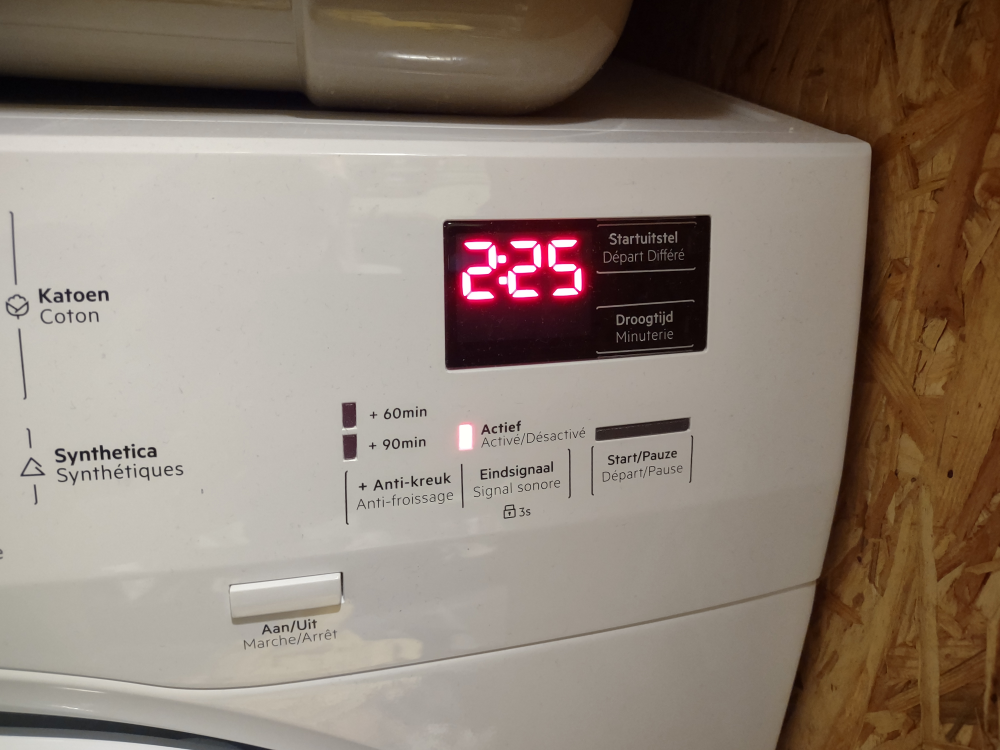
#> input picture other-code/Objectherkenning/images/droogkast.jpg, 4000 x 3000 px (shown at 1/4 size); its folder holds only this picture in this run
$ python -i helperfunctions.py   (imports and definitions only)
#> lines starting #> are read from the running program, lines starting #| are printed output that depends on the picture
import cv2, os, math, numpy as np
from matplotlib import pyplot as plt

def list_images(relativePathDir="images"):
    """
    Lists all files in a directory.
    """
    dir =  os.path.join(os.path.dirname(__file__), relativePathDir)
    return [os.path.join(relativePathDir,f) for f in os.listdir(dir) if os.path.isfile(os.path.join(dir, f))]

def load_image(img: str):
    """
    Loads an image to an OpenCV object.
    """
    return cv2.imread(os.path.join(os.path.dirname(__file__), img))

def load_gray_image(img: str):
    """
    Loads an image to an OpenCV object.
    """
    return cv2.imread(os.path.join(os.path.dirname(__file__), img),cv2.IMREAD_GRAYSCALE)

def show_img(img,title="IMAGE"):
    cv2.imshow(title, resize(img))
    cv2.waitKey(0)
    cv2.destroyAllWindows()

def resize(img: cv2.Mat):
    print(img.shape)
    if img.shape[0] > img.shape[1]:
        return cv2.resize(img,(800,int(img.shape[0]*800/img.shape[1])))
    else:
        return cv2.resize(img,(int(img.shape[1]*800/img.shape[0]),800))

>>> import cv2
>>> picture = cv2.imread('images/droogkast.jpg')
#> picture is the input picture: shape (3000, 4000, 3); mean B, G, R 116, 128.1, 142.2
>>> result = show_img(picture)
#| (3000, 4000, 3)
#> in resize, `return cv2.resize(img,(int(img.shape[1]*800/img.shape[0]),800))`:
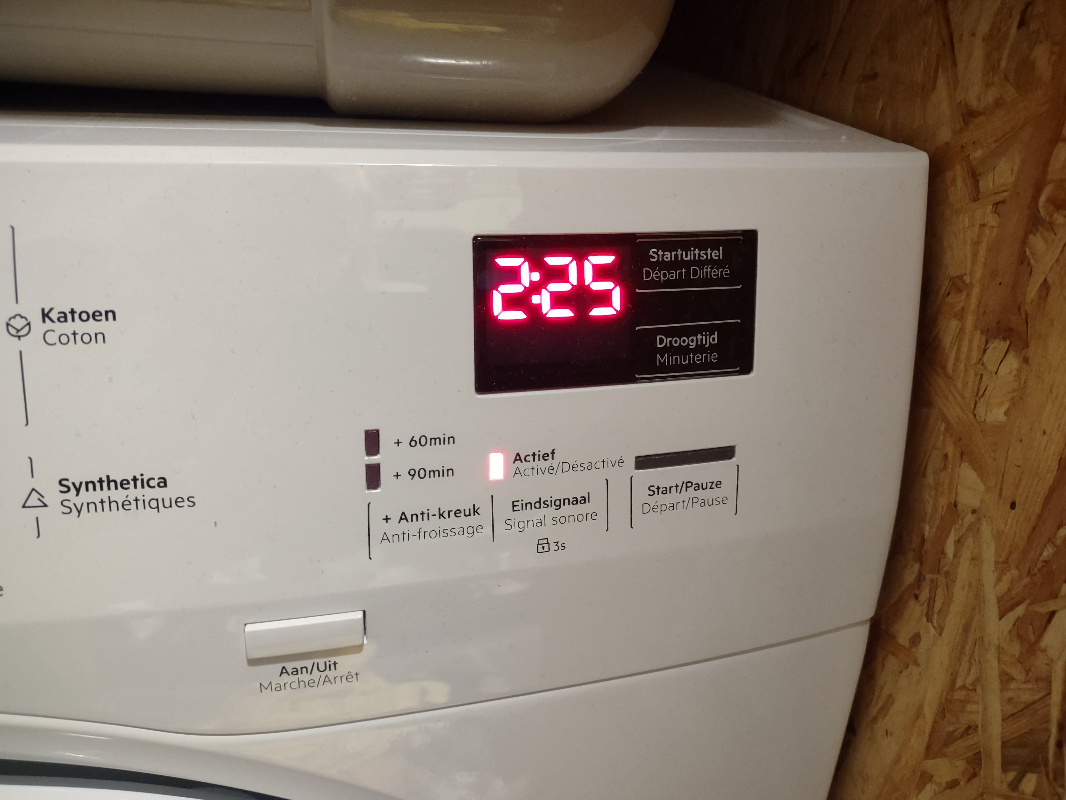
#> returned value: shape (800, 1066, 3); mean of channels 0, 1, 2 115.9, 128, 142.1; drawn as B, G, R
